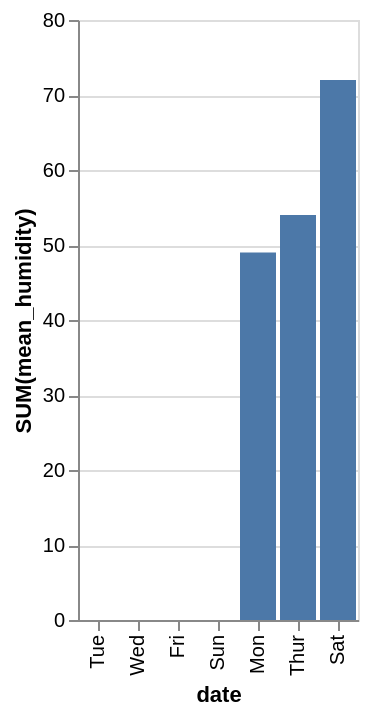

Here is the Vega-Lite specification saved for this chart:
### Vega-Lite specification from a JSON file in a GitHub repository (floating-point values rounded to 4 significant figures)
{"data": {"values": [{"x_data": "Mon", "y_data": 49}, {"x_data": "Tue", "y_data": 0}, {"x_data": "Wed", "y_data": 0}, {"x_data": "Thur", "y_data": 54}, {"x_data": "Fri", "y_data": 0}, {"x_data": "Sat", "y_data": 72}, {"x_data": "Sun", "y_data": 0}]}, "mark": "bar", "encoding": {"x": {"field": "x_data", "type": "nominal", "title": "date", "sort": {"op": "sum", "field": "y_data", "order": "ascending"}}, "y": {"field": "y_data", "type": "quantitative", "title": "SUM(mean_humidity)"}}}
